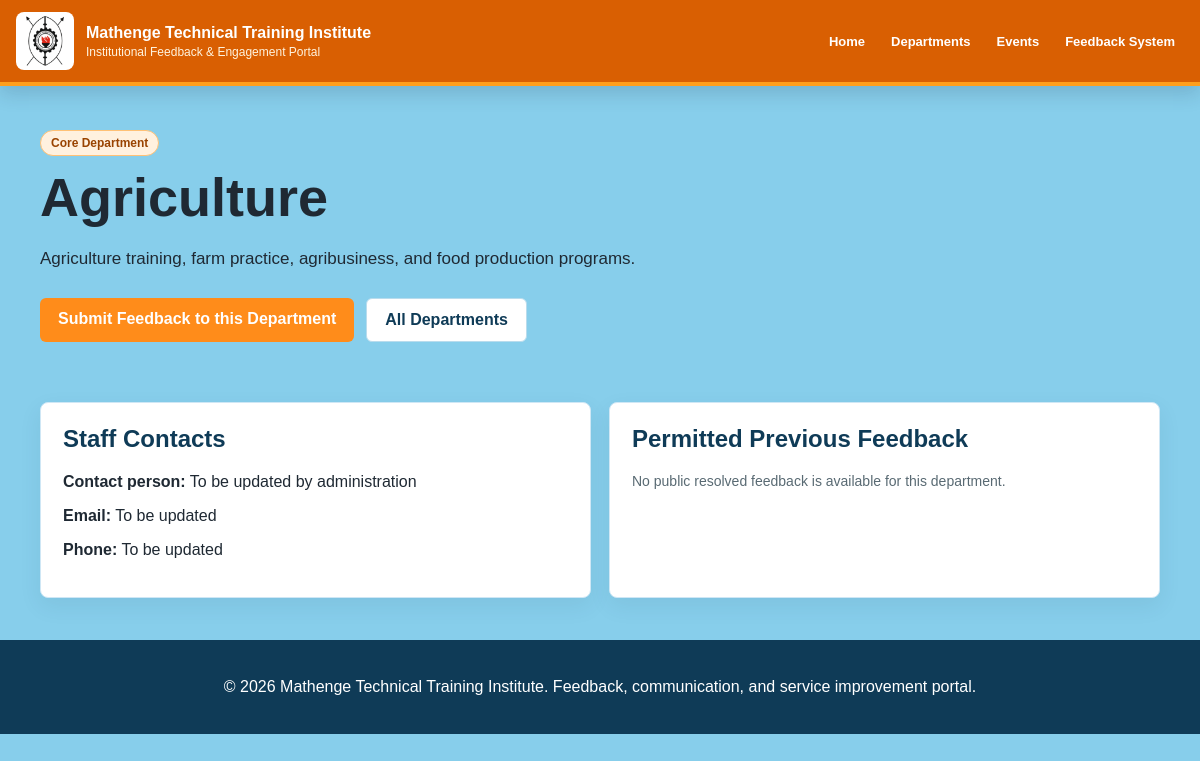
/departments/agriculture/, run on the app's committed database.
### feed/models.py (models this page shows, shortened)
class Department(models.Model):
    CORE = "core"
    SUPPORT = "support"
    UNIT_TYPE_CHOICES = [
        (CORE, "Core Department"),
        (SUPPORT, "Support / Institutional Unit"),
    ]
    name = models.CharField(max_length=120, unique=True)
    slug = models.SlugField(max_length=140, unique=True)
    unit_type = models.CharField(max_length=20, choices=UNIT_TYPE_CHOICES, default=CORE)
    description = models.TextField()
    contact_email = models.EmailField(blank=True)
    contact_phone = models.CharField(max_length=40, blank=True)
    staff_contact = models.CharField(max_length=160, blank=True)
    allow_public_feedback = models.BooleanField(default=False)
    is_active = models.BooleanField(default=True)
    class Meta:
        ordering = ["unit_type", "name"]

### feed/views.py (the view)
# urls.py: path("departments/<slug:slug>/", views.department_detail, name="department_detail"),
def department_detail(request, slug):
    department = get_object_or_404(Department, slug=slug, is_active=True)
    permitted_feedback = department.feedback_items.filter(status=Feedback.RESOLVED, department__allow_public_feedback=True)[:8]
    return render(request, "feed/departments/detail.html", {"department": department, "permitted_feedback": permitted_feedback})

### feed/templates/feed/departments/detail.html (shortened to what this page needs)
{% extends 'feed/layout.html' %}
{% block content %}
<section class="page-header">
    <span class="badge">{{ department.get_unit_type_display }}</span>
    <h1>{{ department.name }}</h1>
    <p>{{ department.description }}</p>
    <div class="actions">
        <a class="btn" href="{% url 'department_feedback' department.slug %}">Submit Feedback to this Department</a>
        <a class="btn-secondary" href="{% url 'departments' %}">All Departments</a>
    </div>
</section>
<section class="section">
    <div class="grid">
        <div class="card">
            <h2>Staff Contacts</h2>
            <p><strong>Contact person:</strong> {{ department.staff_contact|default:"To be updated by administration" }}</p>
            <p><strong>Email:</strong> {{ department.contact_email|default:"To be updated" }}</p>
            <p><strong>Phone:</strong> {{ department.contact_phone|default:"To be updated" }}</p>
        </div>
        <div class="card">
            <h2>Permitted Previous Feedback</h2>
            {% for item in permitted_feedback %}
                <p><strong>{{ item.get_category_display }}</strong><br>{{ item.message|truncatewords:24 }}</p>
            {% empty %}
                <p class="muted">No public resolved feedback is available for this department.</p>
            {% endfor %}
        </div>
    </div>
</section>
{% endblock %}

### static/styles/nav.css (style rules this page uses)
* { box-sizing: border-box; }
body { margin: 0; font-family: Arial, Helvetica, sans-serif; background: #87CEEB; color: #1f2933; }

### static/styles/portal.css (style rules this page uses)
.hero-inner, .section, .dashboard-grid, .page-header { width: min(1120px, calc(100% - 32px)); margin: 0 auto; }
.hero h1, .page-header h1 { font-size: clamp(30px, 5vw, 54px); margin: 0 0 14px; letter-spacing: 0; }
.hero p, .page-header p { max-width: 760px; line-height: 1.7; font-size: 17px; }
.actions { display: flex; flex-wrap: wrap; gap: 12px; margin-top: 24px; }
.btn, .btn-secondary { border: 0; border-radius: 6px; cursor: pointer; display: inline-block; font-weight: 700; padding: 12px 18px; text-decoration: none; transition: box-shadow 180ms ease, transform 180ms ease, background 180ms ease; }
.btn { background: #ff8c1a; color: #ffffff; }
.btn-secondary { background: #ffffff; color: #0f3b57; border: 1px solid #b9dced; }
.section { padding: 42px 0; }
.page-header { padding: 44px 0 18px; }
.grid { display: grid; grid-template-columns: repeat(auto-fit, minmax(240px, 1fr)); gap: 18px; }
.card, .form-card, .stat-card, .notice-card { background: #ffffff; border: 1px solid #cfe7f5; border-radius: 8px; box-shadow: 0 8px 22px rgba(26, 62, 86, 0.08); padding: 22px; transition: box-shadow 180ms ease, transform 180ms ease; }
.card h2, .card h3, .notice-card h3 { color: #0f3b57; margin-top: 0; }
.badge { background: #fff1df; border: 1px solid #ffc176; border-radius: 999px; color: #994300; display: inline-block; font-size: 12px; font-weight: 700; margin-bottom: 10px; padding: 5px 10px; }
.help-text, .muted { color: #596a73; font-size: 14px; }

### data on the page
Department: unit_type "Core Department", name "Agriculture", description "Agriculture training, farm practice, agribusiness, and food production programs.", staff_contact "To be updated by administration", contact_email "To be updated", contact_phone "To be updated"
